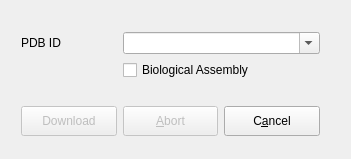
<?xml version="1.0" encoding="UTF-8"?>
<ui version="4.0">
 <class>DownloadPDBFileData</class>
 <widget class="QDialog" name="DownloadPDBFileData">
  <property name="geometry">
   <rect>
    <x>0</x>
    <y>0</y>
    <width>351</width>
    <height>159</height>
   </rect>
  </property>
  <property name="windowTitle">
   <string>Download a structure file from www.rcsb.org</string>
  </property>
  <widget class="QWidget" name="layoutWidget">
   <property name="geometry">
    <rect>
     <x>10</x>
     <y>21</y>
     <width>321</width>
     <height>121</height>
    </rect>
   </property>
   <layout class="QGridLayout" name="gridLayout">
    <item row="2" column="0" colspan="3">
     <widget class="QLabel" name="progress_label">
      <property name="text">
       <string/>
      </property>
     </widget>
    </item>
    <item row="0" column="1" colspan="2">
     <widget class="QComboBox" name="pdbId">
      <property name="toolTip">
       <string>Enter PDB ID</string>
      </property>
      <property name="editable">
       <bool>true</bool>
      </property>
      <property name="maxVisibleItems">
       <number>100</number>
      </property>
      <property name="insertPolicy">
       <enum>QComboBox::InsertAtTop</enum>
      </property>
      <property name="minimumContentsLength">
       <number>4</number>
      </property>
     </widget>
    </item>
    <item row="3" column="0">
     <widget class="QPushButton" name="download">
      <property name="enabled">
       <bool>false</bool>
      </property>
      <property name="minimumSize">
       <size>
        <width>0</width>
        <height>30</height>
       </size>
      </property>
      <property name="toolTip">
       <string>Download PDB file</string>
      </property>
      <property name="text">
       <string>Download</string>
      </property>
      <property name="shortcut">
       <string/>
      </property>
      <property name="default">
       <bool>true</bool>
      </property>
     </widget>
    </item>
    <item row="3" column="1">
     <widget class="QPushButton" name="button_abort">
      <property name="enabled">
       <bool>false</bool>
      </property>
      <property name="minimumSize">
       <size>
        <width>0</width>
        <height>30</height>
       </size>
      </property>
      <property name="toolTip">
       <string>Abort download</string>
      </property>
      <property name="text">
       <string>&amp;Abort</string>
      </property>
      <property name="shortcut">
       <string>Alt+A</string>
      </property>
      <property name="autoDefault">
       <bool>true</bool>
      </property>
     </widget>
    </item>
    <item row="3" column="2">
     <widget class="QPushButton" name="buttonClose">
      <property name="minimumSize">
       <size>
        <width>0</width>
        <height>30</height>
       </size>
      </property>
      <property name="toolTip">
       <string>Close window</string>
      </property>
      <property name="text">
       <string>C&amp;ancel</string>
      </property>
      <property name="shortcut">
       <string>Alt+A</string>
      </property>
      <property name="autoDefault">
       <bool>true</bool>
      </property>
     </widget>
    </item>
    <item row="0" column="0">
     <widget class="QLabel" name="textLabel1">
      <property name="text">
       <string>PDB ID</string>
      </property>
      <property name="alignment">
       <set>Qt::AlignLeading|Qt::AlignLeft|Qt::AlignVCenter</set>
      </property>
     </widget>
    </item>
    <item row="1" column="1" colspan="2">
     <widget class="QCheckBox" name="checkbox_biounit">
      <property name="text">
       <string>Biological Assembly</string>
      </property>
     </widget>
    </item>
   </layout>
  </widget>
 </widget>
 <layoutdefault spacing="6" margin="11"/>
 <tabstops>
  <tabstop>pdbId</tabstop>
  <tabstop>download</tabstop>
  <tabstop>button_abort</tabstop>
  <tabstop>buttonClose</tabstop>
 </tabstops>
 <includes>
  <include location="global">BALL_core/COMMON/global.h</include>
 </includes>
 <resources/>
 <connections/>
</ui>
